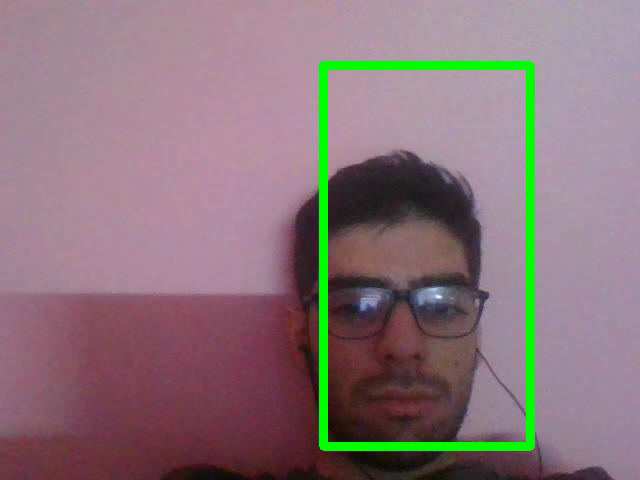
#> input picture frame 2 of Live-CCTV(Contours Method)/Recording.avi, 640 x 480 px, given in place of the camera
$ jupyter execute Live-CCTV.ipynb   (text cells are left out)
#> lines starting #> are read from the running program, lines starting #| are printed output that depends on the picture
[cell 1]
#Importing important libraries
import cv2
import numpy as np

[cell 2]
def euclidean_distance(image1, image2):
    img1_array = np.asarray(image1)  #converts old_frame to an array
    img2_array = np.asarray(image2)  #converts frame into an array
#     print(image2)

    gray_img1_array = cv2.cvtColor(image1, cv2.COLOR_BGR2GRAY)
    gray_img2_array = cv2.cvtColor(image2, cv2.COLOR_BGR2GRAY)

    #Formula for Euclidean distance
    #euclidean_distance = (sigma[(x-y)^2])^0.5
    eucdis = np.linalg.norm(gray_img1_array - gray_img2_array)
    return eucdis

[cell 3]
cap = cv2.VideoCapture(0)                      #opens the webcam
ret = True                                     #creates a boolean
ret, old_frame = cap.read()                    #ret is true and the first frame of video saved in old_frame
#> old_frame is the input picture: shape (480, 640, 3); mean B, G, R 122, 116.7, 138.6

#subrtacting background from the objects
back_sub = cv2.createBackgroundSubtractorMOG2(history=700,
           varThreshold=25, detectShadows=True)

#Height and wdith of the frames in which video will be written
frame_width = int(cap.get(3))
frame_height = int(cap.get(4))

size = (frame_width, frame_height)

# Below VideoWriter will create object
# a frame of above defined The output
# is stored in 'Recording.avi' file.
rec_vid = cv2.VideoWriter('Recording.avi',
                         cv2.VideoWriter_fourcc(*'MJPG'),
                         5, size)

kernel = np.ones((30,30),np.uint8)
# Check if the webcam is opened correctly
if not cap.isOpened():
    raise IOError("Cannot open webcam")

while ret:
    ret, frame = cap.read()          #saves the first frame of video in frame
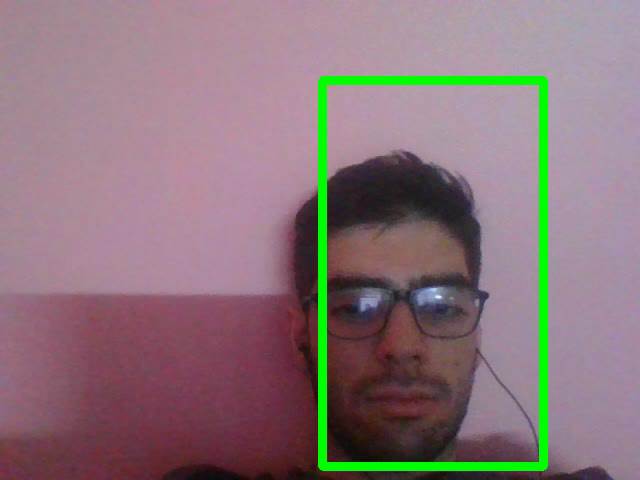
#> input picture frame 3 of Live-CCTV(Contours Method)/Recording.avi, 640 x 480 px, given in place of the camera
#> frame is the input picture: shape (480, 640, 3); mean B, G, R 122.5, 117.2, 138.9

    #uses the euclidean function created above to calculate the similarit
    sime = euclidean_distance(old_frame, frame)
#> in euclidean_distance, `gray_img1_array = cv2.cvtColor(image1, cv2.COLOR_BGR2GRAY)`:
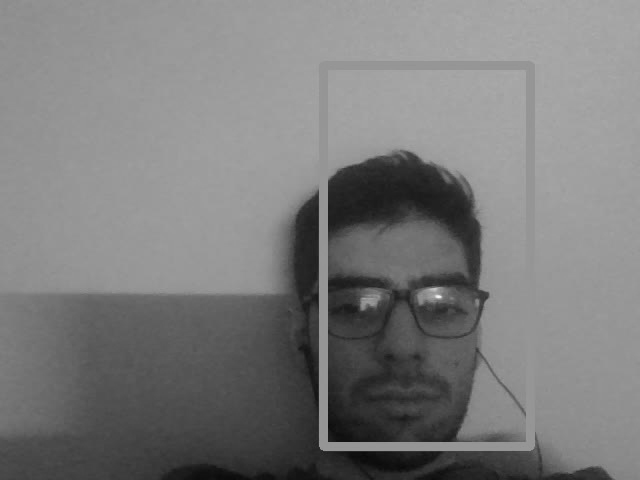
#> gray_img1_array: shape (480, 640); min 9, max 245, mean 123.8
#> in euclidean_distance, `eucdis = np.linalg.norm(gray_img1_array - gray_img2_array)`: eucdis = 93713.4
#> sime = 93713.4

    #applies the background subtractor
    fg_mask = back_sub.apply(frame)
#> fg_mask: shape (480, 640); every value is 127

    #applies CLOSE MORPHOLOGY to remove black spots (removes noises)
    fg_mask = cv2.morphologyEx(fg_mask, cv2.MORPH_CLOSE, kernel)

    #blurring filter for lesser noise and distortion
    fg_mask = cv2.medianBlur(fg_mask, 5)

    #converts RGB to binary image assigns 0 to pixels less than treshold and 255 to more than threshold
    _, fg_mask = cv2.threshold(fg_mask,127,255,cv2.THRESH_BINARY)
#> fg_mask: shape (480, 640); every value is 0

    fg_mask_bb = fg_mask

    #detects Contours i.e Detects the change of colour in the image
    contours, hierarchy = cv2.findContours(fg_mask_bb,cv2.RETR_TREE,cv2.CHAIN_APPROX_SIMPLE)
#> contours = []
    areas = [cv2.contourArea(c) for c in contours] #creates arrays of areas detected in different contours
#> areas = []

    #if no contour detected
    if len(areas) < 1:
        cv2.imshow('frame',frame)
        continue
    #if contour detected
    else:
        max_index = np.argmax(areas) #take the largest movement causing object(area)

    cnt = contours[max_index] #Takes contours of the maximum area
    x,y,w,h = cv2.boundingRect(cnt) #Takes the center co-ordinates , height and width
    cv2.rectangle(frame,(x,y),(x+w,y+h),(0,255,0),3) #prints out a bounding box in the image

    if(sime>94000):                  #Threshold set to 94000 for euclidean distance
        print(sime)                  #Prints the euclidean distance
        rec_vid.write(frame)         #Records video when movement detected

    cv2.imshow('Input', frame)   #opens the webcam in a pop-up window
    old_frame = frame            #saves the vale of the new frame in old frame to be used later in the loop
    c = cv2.waitKey(1)           #new frame comes after () ms
    if cv2.waitKey(1) & 0xFF == ord('q'): #press q on keyboard to stop the webcam
        break


cap.release()
cv2.destroyAllWindows()          #Once out of the while loop, the pop-up window closes automatically

$ run again, starting later in the video
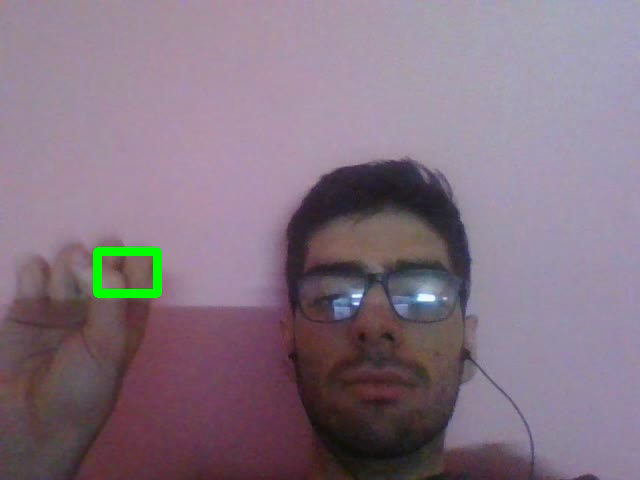
#> input picture frame 12 of Live-CCTV(Contours Method)/Recording.avi, 640 x 480 px, given in place of the camera
#> old_frame is the input picture: shape (480, 640, 3); mean B, G, R 130.5, 115.9, 133.3
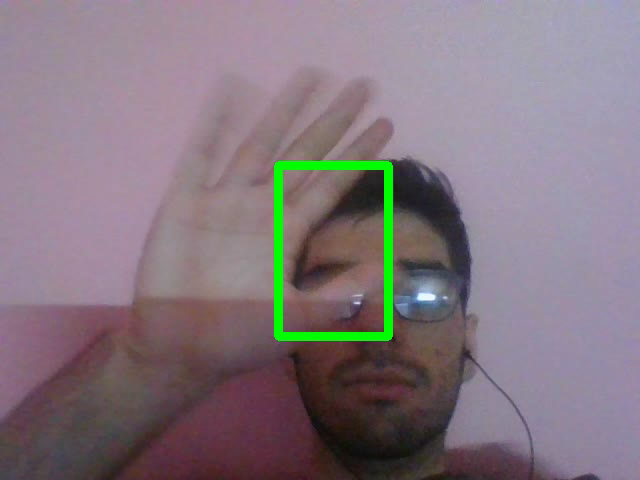
#> input picture frame 13 of Live-CCTV(Contours Method)/Recording.avi, 640 x 480 px, given in place of the camera
#> frame is the input picture: shape (480, 640, 3); mean B, G, R 127.2, 118.7, 132.1
#> in euclidean_distance, `gray_img2_array = cv2.cvtColor(image2, cv2.COLOR_BGR2GRAY)`:
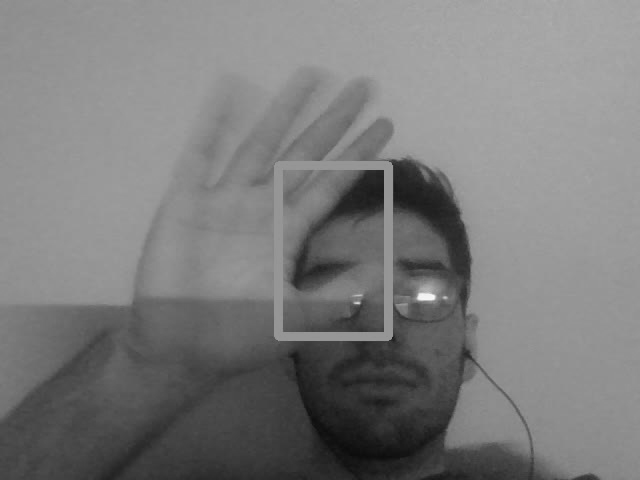
#> gray_img2_array: shape (480, 640); min 11, max 248, mean 123.6
#> eucdis = 79964.8
#> contours = []

$ run again, starting later in the video
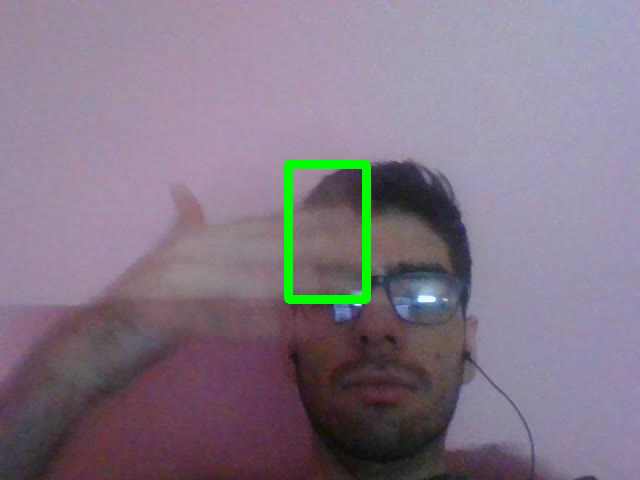
#> input picture frame 21 of Live-CCTV(Contours Method)/Recording.avi, 640 x 480 px, given in place of the camera
#> old_frame is the input picture: shape (480, 640, 3); mean B, G, R 134.9, 119, 131.7
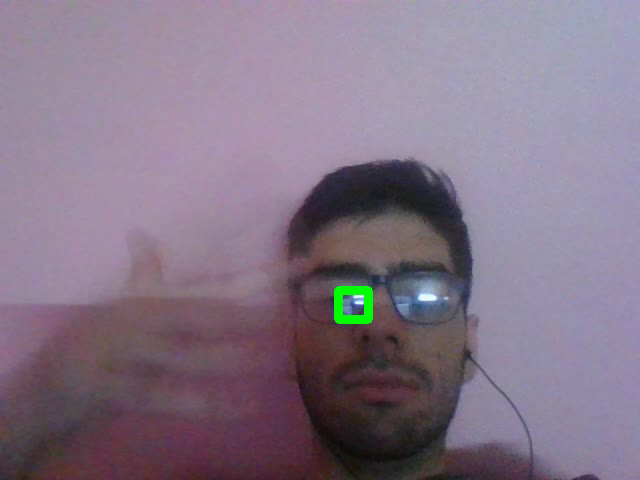
#> input picture frame 22 of Live-CCTV(Contours Method)/Recording.avi, 640 x 480 px, given in place of the camera
#> frame is the input picture: shape (480, 640, 3); mean B, G, R 135.5, 117.1, 132.3
#> in euclidean_distance, `gray_img2_array = cv2.cvtColor(image2, cv2.COLOR_BGR2GRAY)`:
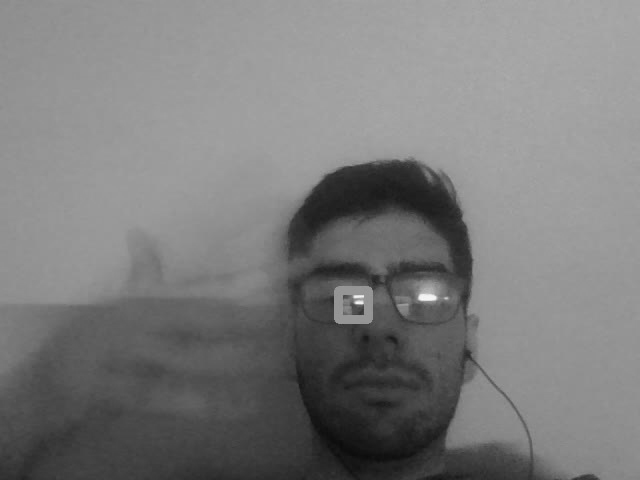
#> gray_img2_array: shape (480, 640); min 11, max 248, mean 123.7
#> eucdis = 87887.3
#> contours = []
